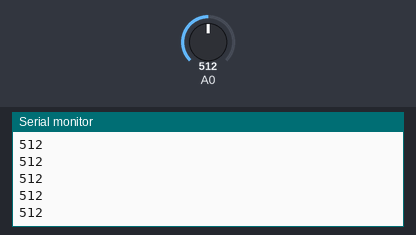
Bench run of a sketch on a simulated Arduino Uno, built with avr-gcc and run on an emulated ATmega328P. Parts: the last lines printed to the serial monitor. The test bench sets the inputs (shaded band); at power-on: A0 = 512.

Above: at 6.2 s.
6.3 s: A0 set to 716
At 6.9 s:
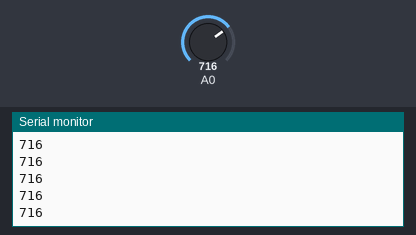
7.8 s: A0 set to 900
At 8.5 s:
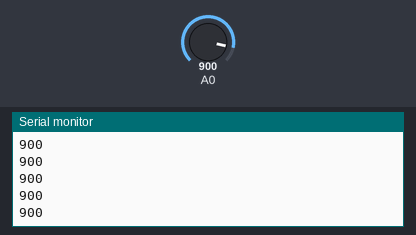
Timing chart, 0 to 10.8 s (numbered marks = the images above; inputs shaded):
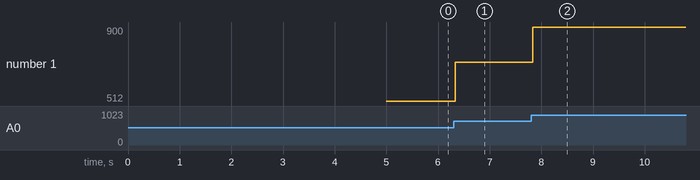

The sketch:

velocit_Led.pde
```cpp
void setup(){
  Serial.begin(19200);
  delay(5000);
}

void loop(){

    Serial.println( analogRead(A0) );
  delay(1);
}
```

Measured:
- after the input at 6.3 s, the serial monitor: prints a new line at once (image 1)
- after the input at 7.8 s, the serial monitor: prints a new line at once (image 2)
- plotted number 1: 512 → 716 after the input at 6.3 s, 716 → 900 after the input at 7.8 s
